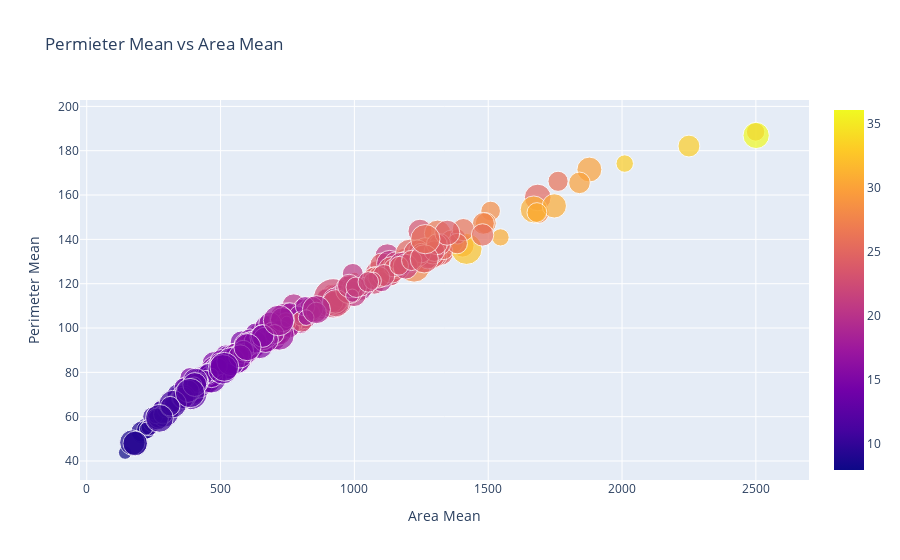

Notebook cell for this chart:
### Markdown cell above
#### Bubble Plot

### Code cell
# Creating Bubble Chart
traceBubble = go.Scatter(x = df.area_mean,
                         y = df.perimeter_mean,
                         mode = "markers",
                         name = "Perimeter Mean",
                         marker = dict(color = df.radius_worst,
                                       size = df.texture_mean,
                                       showscale = True),
                         text= df.diagnosis)

data = [traceBubble]
layout = dict(title = 'Permieter Mean vs Area Mean',
              xaxis= dict(title= 'Area Mean',ticklen= 5,zeroline= False),
              yaxis= dict(title= 'Perimeter Mean',ticklen= 5,zeroline= False))
fig = go.Figure(data = data, layout = layout)
fig.show()

### Figure 1 — Plotly figure (JSON) as saved in the notebook; plotly's stock layout.template omitted (floating-point values rounded to 4 significant figures; data arrays with more than 128 entries replaced by an {"elided": "..."} marker saying what was removed)
{"data": [{"marker": {"color": {"elided": "569 float values"}, "showscale": true, "size": {"elided": "569 float values"}}, "mode": "markers", "name": "Perimeter Mean", "text": {"elided": "569 str values"}, "type": "scatter", "x": {"elided": "569 float values"}, "y": {"elided": "569 float values"}}], "layout": {"autosize": true, "title": {"text": "Permieter Mean vs Area Mean"}, "xaxis": {"autorange": true, "range": [-18.33, 2688.0], "ticklen": 5, "title": {"text": "Area Mean"}, "type": "linear", "zeroline": false}, "yaxis": {"autorange": true, "range": [28.57, 206.6], "ticklen": 5, "title": {"text": "Perimeter Mean"}, "type": "linear", "zeroline": false}}}
